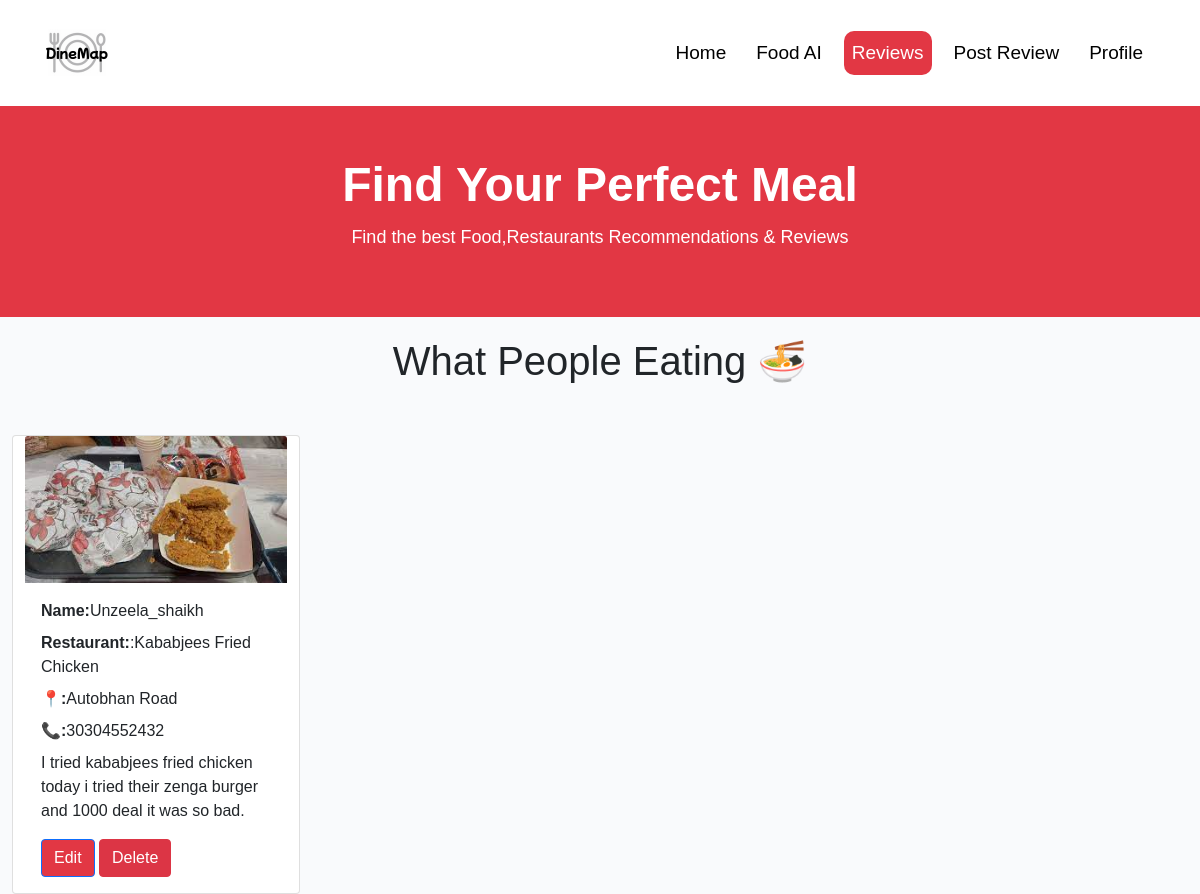
The app's page /reviews/ with its own data.
### reviews/models.py (models this page shows, shortened)
class Review(models.Model):  # Class names should be capitalized by convention
    user = models.ForeignKey(User, on_delete=models.CASCADE)
    text = models.TextField(max_length=1000)
    image = models.ImageField(upload_to='postphoto/', blank=True, null=True)
    restaurant_name = models.CharField(max_length=255,blank=False,null=False)
    restaurant_location= models.CharField(max_length=100,blank=False,null=False)
    restaurant_num =models.IntegerField(blank=True,null=True)
    posted_on = models.DateTimeField(auto_now_add=True)
    updated_on = models.DateTimeField(auto_now=True)

### reviews/views.py (the view)
# urls.py: path('', views.Reviews_List, name='Reviews_List'),  # List view for reviews
def Reviews_List(request):
    reviews = Review.objects.all().order_by('-posted_on')
    return render(request, 'reviews/index.html',{'reviews': reviews})

### reviews/templates/reviews/index.html (shortened to what this page needs)
<!DOCTYPE html>
{% load static %}
<html lang="en">
<head>
    <link href="https://cdn.jsdelivr.net/npm/bootstrap@5.0.2/dist/css/bootstrap.min.css" rel="stylesheet">
</head>
<body>
    <header>
        <nav class="navbar navbar-expand-lg navbar-light">
          <div class="container">
            <a class="navbar-brand" >
              <img src="{% static 'DineMap.png' %}">
            </a>
            <div class="collapse navbar-collapse" id="navbarNav">
              <ul class="navbar-nav ms-auto">
                <li class="nav-item"><a class="nav-link" href="http://127.0.0.1:8000">Home</a></li>
                <li class="nav-item"><a class="nav-link" href="#">Food AI</a></li>
                <li class="nav-item">  <a class="nav-link active" href="http://127.0.0.1:8000/reviews/">Reviews</a>
                </li>
                <li class="nav-item">
                    <a class="nav-link" href="{% url 'Review_created' %}">Post Review</a>
                </li>
                                <li class="nav-item"><a class="nav-link" href="#">Profile</a></li>
              </ul>
            </div>
          </div>
        </nav>
      </header>
      <section class="hero">
        <h1>Find Your Perfect Meal</h1>
        <p>Find the best Food,Restaurants Recommendations & Reviews</p>
      </section>
 <h1 class="text-center"> What People Eating 🍜 </h1>
 <div class="container row gap-3">
{% for review in reviews %}
<div class="card" style="width: 18rem;">
    <img src="{{review.image.url}}" class="card-img-top" alt="...">
    <div class="card-body">
      <p class="card-title"><strong>Name:</strong>{{review.user.username}}</p>
      <p class="card-title"><strong>Restaurant:</strong>:{{review.restaurant_name}}</p>
      <p class="card-title"><strong>📍:</strong>{{review.restaurant_location}}</p>
      <p class="card-title"><strong>📞:</strong>{{review.restaurant_num}}</p>
      <p class="card-text">{{review.text}}</p>
      <a href="{% url 'Review_edit' review.id %}" class="btn btn-primary">Edit</a>
      <a href="{% url 'Review_deleted' review.id %}" class="btn btn-danger">Delete</a>
    </div>
  </div>
{% endfor %}
</div>
</html>

### reviews/templates/reviews/index.html (style rules this page uses)
* { margin: 0; padding: 0; list-style: none; text-decoration: none; box-sizing: border-box; }
body { font-family: 'Poppins', sans-serif; background: #f9fafc; }
header { background: #ffffff; box-shadow: 0 2px 8px rgba(0, 0, 0, 0.1); padding: 10px 0; }
.navbar-brand { font-size: 24px; font-weight: bold; color: rgb(0, 0, 0); width: 100px; }
.nav-link { color: black !important; font-size: 19px; transition: color 0.3s ease, background-color 0.3s ease; margin: 7px; border-radius: 10px; }
.nav-link:hover, .nav-link.active { color: white !important; background: #E23744; border-radius: 10px; }
.hero { background:#E23744; color: white; text-align: center; padding: 50px 0; }
.hero h1 { font-size: 48px; font-weight: bold; margin-bottom: 10px; }
.hero p { font-size: 18px; }
h1.text-center { margin-top: 20px; margin-bottom: 50px; font-weight: 500; line-height: 1.2; }
a.btn.btn-primary { color: #fff; background-color: #E23744; border-color: #0d6efd; }

### records on screen
Review: image (picture), user.username "Unzeela_shaikh", restaurant_name "Kababjees Fried Chicken", restaurant_location "Autobhan Road", restaurant_num "30304552432", text "I tried kababjees fried chicken today i tried their zenga burger and 1000 deal it was so bad."
